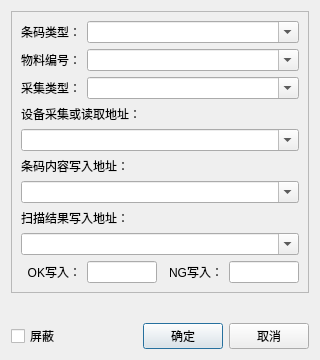
<?xml version="1.0" encoding="UTF-8"?>
<ui version="4.0">
 <class>DialogStepScanBarcode</class>
 <widget class="QDialog" name="DialogStepScanBarcode">
  <property name="geometry">
   <rect>
    <x>0</x>
    <y>0</y>
    <width>320</width>
    <height>360</height>
   </rect>
  </property>
  <property name="minimumSize">
   <size>
    <width>320</width>
    <height>340</height>
   </size>
  </property>
  <property name="windowTitle">
   <string>条码扫描参数</string>
  </property>
  <layout class="QVBoxLayout" name="verticalLayout">
   <item>
    <widget class="QFrame" name="frame">
     <property name="frameShape">
      <enum>QFrame::StyledPanel</enum>
     </property>
     <layout class="QGridLayout" name="gridLayout" columnstretch="0,0">
      <item row="8" column="0" colspan="2">
       <widget class="QComboBox" name="comboWriteResult">
        <property name="editable">
         <bool>true</bool>
        </property>
       </widget>
      </item>
      <item row="6" column="0" colspan="2">
       <widget class="QComboBox" name="comboWriteDisplay">
        <property name="editable">
         <bool>true</bool>
        </property>
       </widget>
      </item>
      <item row="2" column="1">
       <widget class="QComboBox" name="comboMeasureType">
        <property name="sizePolicy">
         <sizepolicy hsizetype="Expanding" vsizetype="Fixed">
          <horstretch>0</horstretch>
          <verstretch>0</verstretch>
         </sizepolicy>
        </property>
        <property name="editable">
         <bool>true</bool>
        </property>
       </widget>
      </item>
      <item row="7" column="0" colspan="2">
       <widget class="QLabel" name="labelWriteResult">
        <property name="text">
         <string>扫描结果写入地址：</string>
        </property>
       </widget>
      </item>
      <item row="1" column="1">
       <widget class="QComboBox" name="comboBarcodeID">
        <property name="sizePolicy">
         <sizepolicy hsizetype="Expanding" vsizetype="Fixed">
          <horstretch>0</horstretch>
          <verstretch>0</verstretch>
         </sizepolicy>
        </property>
        <property name="editable">
         <bool>true</bool>
        </property>
       </widget>
      </item>
      <item row="2" column="0">
       <widget class="QLabel" name="labelMeasureType">
        <property name="text">
         <string>采集类型：</string>
        </property>
       </widget>
      </item>
      <item row="1" column="0">
       <widget class="QLabel" name="labelBarcodeID">
        <property name="text">
         <string>物料编号：</string>
        </property>
       </widget>
      </item>
      <item row="5" column="0" colspan="2">
       <widget class="QLabel" name="labelWriteDisplay">
        <property name="text">
         <string>条码内容写入地址：</string>
        </property>
       </widget>
      </item>
      <item row="0" column="0">
       <widget class="QLabel" name="labelBarcodeType">
        <property name="text">
         <string>条码类型：</string>
        </property>
       </widget>
      </item>
      <item row="4" column="0" colspan="2">
       <widget class="QComboBox" name="comboReadBarcode">
        <property name="sizePolicy">
         <sizepolicy hsizetype="Expanding" vsizetype="Fixed">
          <horstretch>0</horstretch>
          <verstretch>0</verstretch>
         </sizepolicy>
        </property>
        <property name="editable">
         <bool>true</bool>
        </property>
       </widget>
      </item>
      <item row="3" column="0" colspan="2">
       <widget class="QLabel" name="labelReadBarcode">
        <property name="text">
         <string>设备采集或读取地址：</string>
        </property>
       </widget>
      </item>
      <item row="0" column="1">
       <widget class="QComboBox" name="comboBarcodeType">
        <property name="sizePolicy">
         <sizepolicy hsizetype="Expanding" vsizetype="Fixed">
          <horstretch>0</horstretch>
          <verstretch>0</verstretch>
         </sizepolicy>
        </property>
        <property name="editable">
         <bool>true</bool>
        </property>
       </widget>
      </item>
      <item row="9" column="0" colspan="2">
       <layout class="QHBoxLayout" name="horizontalLayout_2">
        <item>
         <widget class="QLabel" name="labelResultOK">
          <property name="minimumSize">
           <size>
            <width>60</width>
            <height>0</height>
           </size>
          </property>
          <property name="text">
           <string>OK写入：</string>
          </property>
          <property name="alignment">
           <set>Qt::AlignRight|Qt::AlignTrailing|Qt::AlignVCenter</set>
          </property>
         </widget>
        </item>
        <item>
         <widget class="QLineEdit" name="editResultOK"/>
        </item>
        <item>
         <widget class="QLabel" name="labelResultNG">
          <property name="minimumSize">
           <size>
            <width>60</width>
            <height>0</height>
           </size>
          </property>
          <property name="text">
           <string>NG写入：</string>
          </property>
          <property name="alignment">
           <set>Qt::AlignRight|Qt::AlignTrailing|Qt::AlignVCenter</set>
          </property>
         </widget>
        </item>
        <item>
         <widget class="QLineEdit" name="editResultNG"/>
        </item>
       </layout>
      </item>
     </layout>
    </widget>
   </item>
   <item>
    <spacer name="verticalSpacer">
     <property name="orientation">
      <enum>Qt::Vertical</enum>
     </property>
     <property name="sizeHint" stdset="0">
      <size>
       <width>20</width>
       <height>0</height>
      </size>
     </property>
    </spacer>
   </item>
   <item>
    <layout class="QHBoxLayout" name="horizontalLayout_1">
     <item>
      <widget class="QCheckBox" name="checkIsDisabled">
       <property name="text">
        <string>屏蔽</string>
       </property>
      </widget>
     </item>
     <item>
      <spacer name="horizontalSpacer">
       <property name="orientation">
        <enum>Qt::Horizontal</enum>
       </property>
       <property name="sizeHint" stdset="0">
        <size>
         <width>40</width>
         <height>20</height>
        </size>
       </property>
      </spacer>
     </item>
     <item>
      <widget class="QPushButton" name="buttonOK">
       <property name="minimumSize">
        <size>
         <width>80</width>
         <height>0</height>
        </size>
       </property>
       <property name="text">
        <string>确定</string>
       </property>
       <property name="icon">
        <iconset resource="../PCS.qrc">
         <normaloff>:/images/pngs/common_accept.png</normaloff>:/images/pngs/common_accept.png</iconset>
       </property>
      </widget>
     </item>
     <item>
      <widget class="QPushButton" name="buttonCancel">
       <property name="minimumSize">
        <size>
         <width>80</width>
         <height>0</height>
        </size>
       </property>
       <property name="text">
        <string>取消</string>
       </property>
       <property name="icon">
        <iconset resource="../PCS.qrc">
         <normaloff>:/images/pngs/common_reject.png</normaloff>:/images/pngs/common_reject.png</iconset>
       </property>
      </widget>
     </item>
    </layout>
   </item>
  </layout>
 </widget>
 <tabstops>
  <tabstop>comboBarcodeType</tabstop>
  <tabstop>comboBarcodeID</tabstop>
  <tabstop>comboMeasureType</tabstop>
  <tabstop>comboReadBarcode</tabstop>
  <tabstop>comboWriteDisplay</tabstop>
  <tabstop>comboWriteResult</tabstop>
  <tabstop>editResultOK</tabstop>
  <tabstop>editResultNG</tabstop>
  <tabstop>checkIsDisabled</tabstop>
  <tabstop>buttonOK</tabstop>
  <tabstop>buttonCancel</tabstop>
 </tabstops>
 <resources>
  <include location="../PCS.qrc"/>
 </resources>
 <connections/>
</ui>
